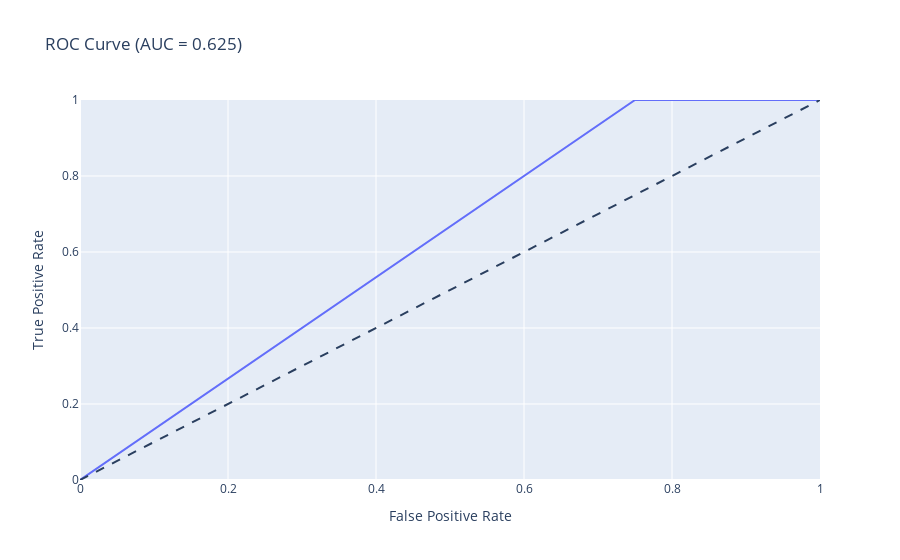

Source (notebook cell):
### Code cell
fpr, tpr, thresholds = roc_curve(y_test.values.argmax(axis=1), y_pred.argmax(axis=1))
roc_auc = auc(fpr, tpr)

data = np.column_stack((fpr, tpr))

fig = px.line(x=data[:,0], y=data[:,1], title='ROC Curve (AUC = {:.3f})'.format(roc_auc),
              labels=dict(x='False Positive Rate', y='True Positive Rate'),
              range_x=[0,1], range_y=[0,1])
fig.add_shape(type='line', line=dict(dash='dash'), x0=0, y0=0, x1=1, y1=1)
fig.show()

### Figure 1 — Plotly figure (JSON) as saved in the notebook; plotly's stock layout.template omitted (floating-point values rounded to 4 significant figures)
{"data": [{"hovertemplate": "False Positive Rate=%{x}<br>True Positive Rate=%{y}<extra></extra>", "legendgroup": "", "line": {"color": "#636efa", "dash": "solid"}, "marker": {"symbol": "circle"}, "mode": "lines", "name": "", "orientation": "v", "showlegend": false, "type": "scatter", "x": [0, 0.75, 1], "xaxis": "x", "y": [0, 1, 1], "yaxis": "y"}], "layout": {"legend": {"tracegroupgap": 0}, "shapes": [{"line": {"dash": "dash"}, "type": "line", "x0": 0, "x1": 1, "y0": 0, "y1": 1}], "title": {"text": "ROC Curve (AUC = 0.625)"}, "xaxis": {"anchor": "y", "domain": [0, 1], "range": [0, 1], "title": {"text": "False Positive Rate"}}, "yaxis": {"anchor": "x", "domain": [0, 1], "range": [0, 1], "title": {"text": "True Positive Rate"}}}}
